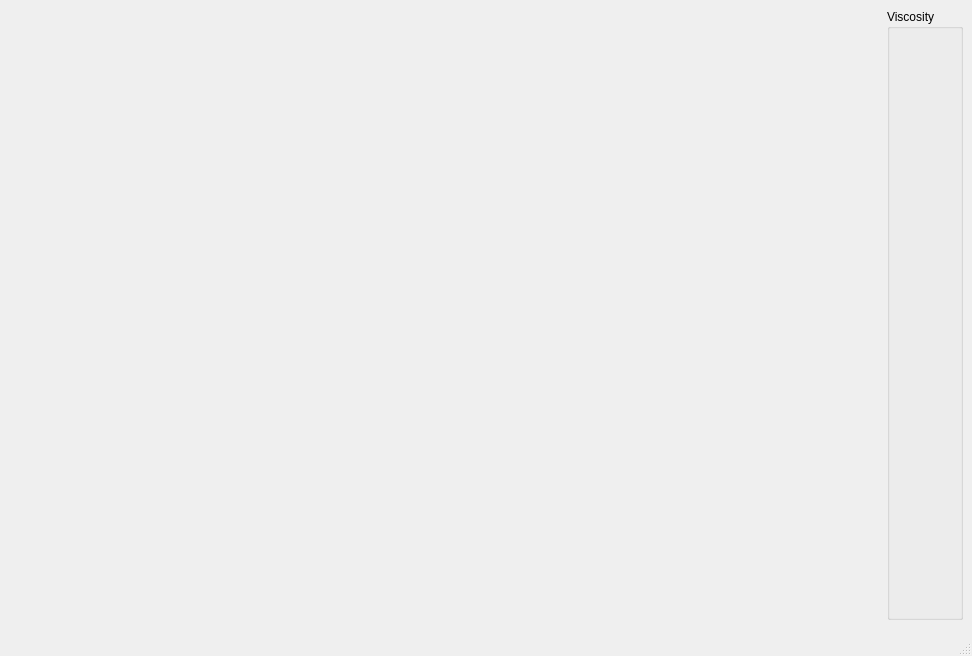
<?xml version="1.0" encoding="UTF-8"?>
<ui version="4.0">
    <class>MainWindow</class>
    <widget class="QMainWindow" name="MainWindow">
        <property name="geometry">
            <rect>
                <x>0</x>
                <y>0</y>
                <width>972</width>
                <height>656</height>
            </rect>
        </property>
        <property name="windowTitle">
            <string>BlankQtNGL</string>
        </property>
        <widget class="QWidget" name="centralwidget">
            <layout class="QGridLayout" name="s_mainWindowGridLayout">
                <item row="0" column="1">
                    <widget class="QGroupBox" name="s_transformGB">
                        <property name="title">
                            <string>Controls</string>
                        </property>
                    </widget>
                    <spacer name="horizontalSpacer">
                        <property name="orientation">
                            <enum>Qt::Horizontal</enum>
                        </property>
                        <property name="sizeHint" stdset="0">
                            <size>
                                <width>20</width>
                                <height>5</height>
                            </size>
                        </property>
                    </spacer>
                    <widget class="QSlider" name="vSlider">
                        <property name="orientation">
                            <enum>Qt::Horizontal</enum>
                        </property>
                        <property name="minimum">
                            <number>1</number>
                        </property>
                        <property name="maximum">
                            <number>30</number>
                        </property>
                        <property name="value">
                            <number>5</number>
                        </property>
                    </widget>
                </item>
                <item row="1" column="1">
                    <widget class="QGroupBox" name="s_transformGB">
                        <property name="title">
                            <string>Viscosity</string>
                        </property>
                        <layout class="QGridLayout" name="gridLayout"/>
                    </widget>
                </item>
                <item row="3" column="0">
                    <spacer name="horizontalSpacer">
                        <property name="orientation">
                            <enum>Qt::Horizontal</enum>
                        </property>
                        <property name="sizeHint" stdset="0">
                            <size>
                                <width>40</width>
                                <height>5</height>
                            </size>
                        </property>
                    </spacer>
                </item>
            </layout>
        </widget>
        <widget class="QMenuBar" name="menubar">
            <property name="geometry">
                <rect>
                    <x>0</x>
                    <y>0</y>
                    <width>972</width>
                    <height>31</height>
                </rect>
            </property>
        </widget>
        <widget class="QStatusBar" name="statusbar"/>
    </widget>
    <resources/>
    <connections/>
</ui>

<!--<widget class="QSlider" name="vSlider">-->
<!--    <property name="orientation">-->
<!--        <enum>Qt::Horizontal</enum>-->
<!--    </property>-->
<!--    <property name="minimum">-->
<!--        <number>0.8</number>-->
<!--    </property>-->
<!--    <property name="maximum">-->
<!--        <number>30</number>-->
<!--    </property>-->
<!--    <property name="value">-->
<!--        <number>1.0</number>-->
<!--    </property>-->
<!--</widget>-->
